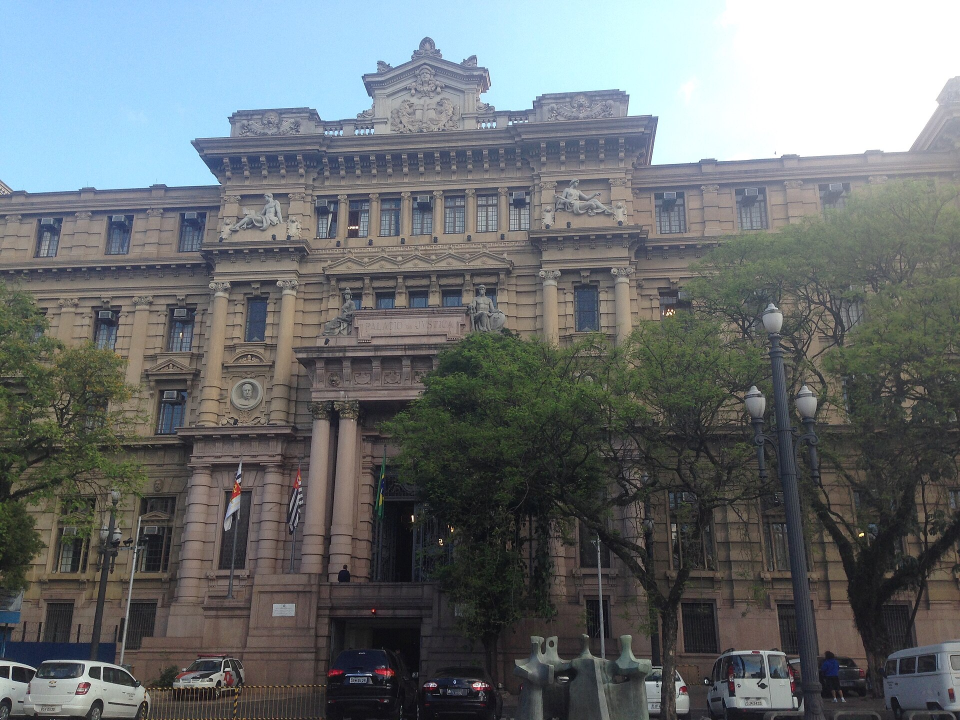
#> input picture referencias-tjsp/foto-05.jpg, 1920 x 1440 px (shown at 1/2 size)
$ python capa.py
#> lines starting #> are read from the running program, lines starting #| are printed output that depends on the picture
from PIL import Image, ImageDraw, ImageFont, ImageFilter, ImageOps, ImageEnhance
import numpy as np
W,H=600,900
F='/tmp/fonts/Montserrat.ttf'
def font(sz,w):
    f=ImageFont.truetype(F,sz); f.set_variation_by_axes([w]); return f
bg=Image.new('RGB',(W,H),(10,10,10))
#> bg: PIL image 600x900 RGB; every value is 10
ph=Image.open('foto-05.jpg').convert('L')
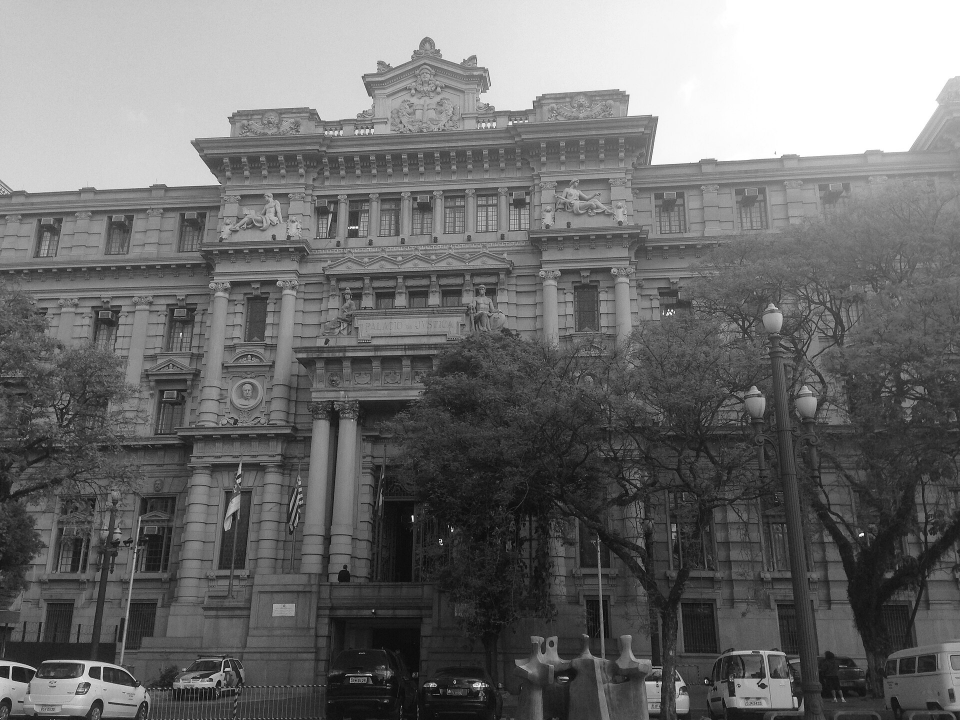
#> ph: PIL image 1920x1440 L (shown at 1/2 size); min 0, max 255, mean 110.6
# recorte vertical centrado no pórtico
pw,phh=ph.size
#> pw = 1920; phh = 1440
cw=int(phh*0.62); x0=int(pw*0.5-cw*0.5)
#> after `cw = int(phh * 0.62)`: cw = 892
#> after `x0 = int(pw * 0.5 - cw * 0.5)`: x0 = 514
ph=ph.crop((x0,0,x0+cw,phh)).resize((W+40,int(phh*(W+40)/cw)))
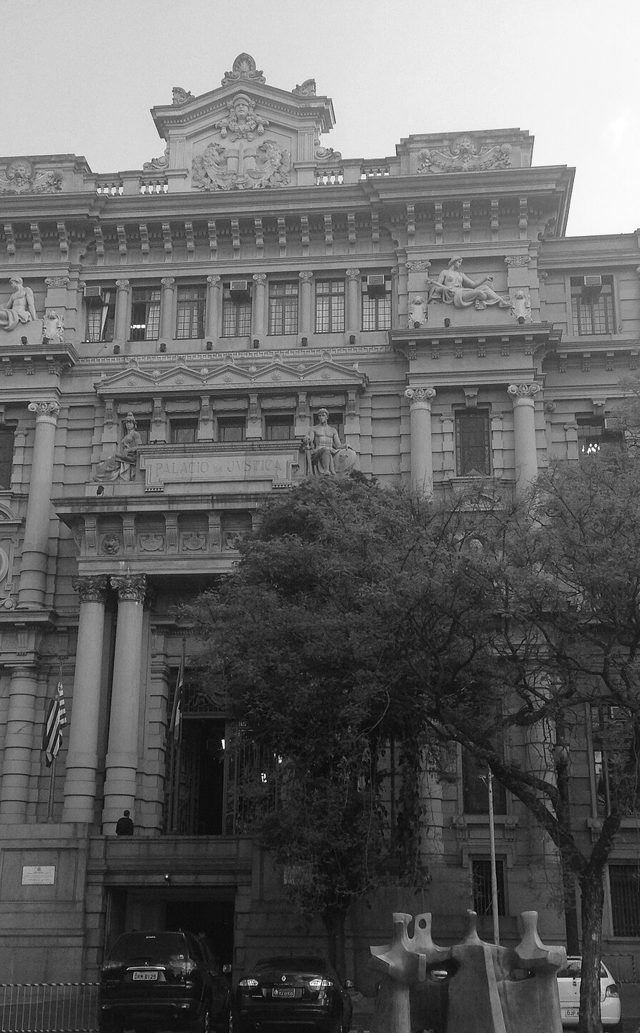
#> ph: PIL image 640x1033 L; min 0, max 255, mean 101
ph=ImageEnhance.Contrast(ph).enhance(1.25); ph=ImageEnhance.Brightness(ph).enhance(0.85)
#> after `ph = ImageEnhance.Contrast(ph).enhance(1.25)`:
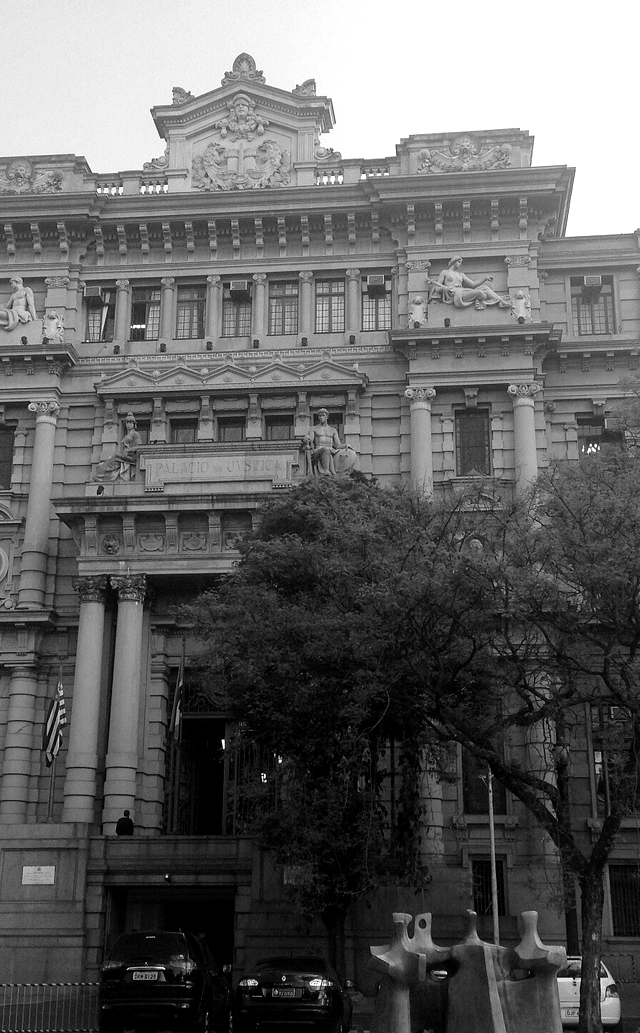
#> ph: PIL image 640x1033 L; min 0, max 255, mean 99.3
#> after `ph = ImageEnhance.Brightness(ph).enhance(0.85)`:
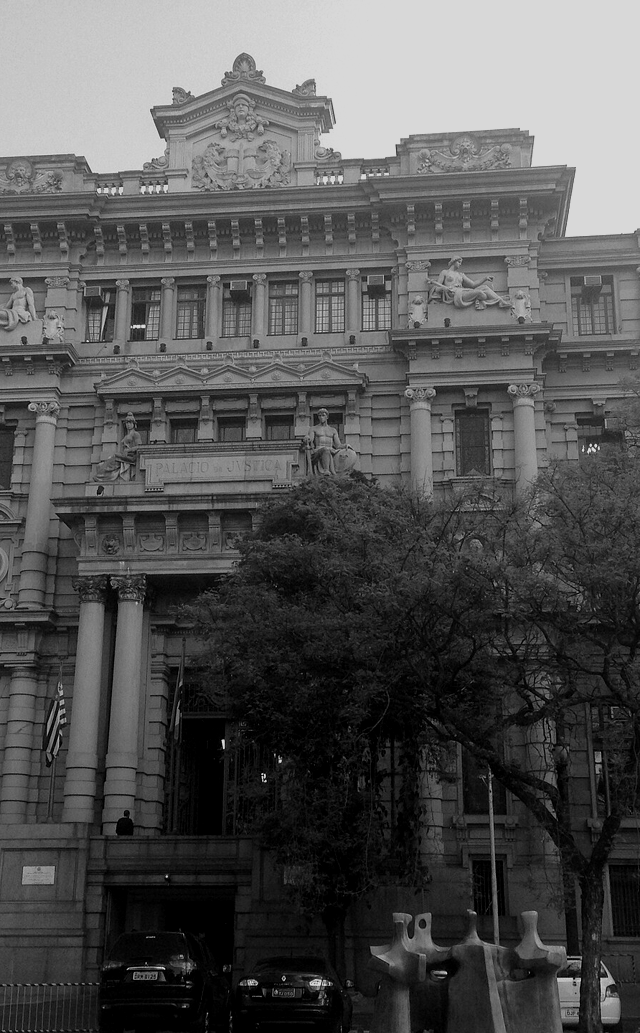
#> ph: PIL image 640x1033 L; min 0, max 216, mean 83.9
ph=ph.crop((0,0,W,H)) if ph.height>=H else ph.resize((W,H))
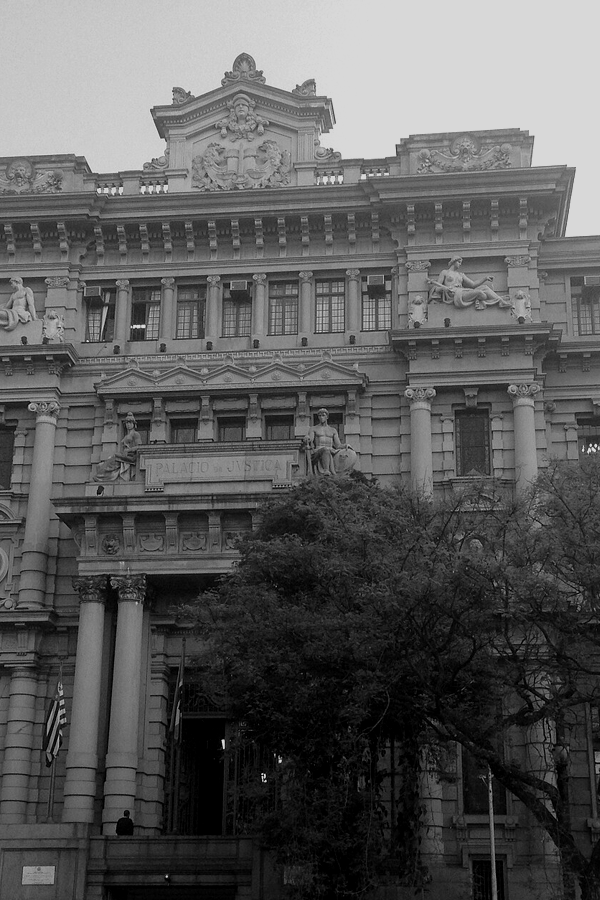
#> ph: PIL image 600x900 L; min 0, max 216, mean 91
ph=ph.convert('RGB')
#> ph: PIL image 600x900 RGB
# máscara: escurece topo e esquerda como na capa original
y=np.linspace(0,1,H)[:,None]; x=np.linspace(0,1,W)[None,:]
m=np.clip((y-0.18)/0.35,0,1)*np.clip((x+0.15)/0.7,0,1)
m=np.clip(m,0,1)*0.95
bgA=np.array(bg).astype(float); phA=np.array(ph).astype(float)
#> after `bgA = np.array(bg).astype(float)`: bgA: shape (900, 600, 3) float64; every value is 10
out=bgA*(1-m[...,None])+phA*m[...,None]
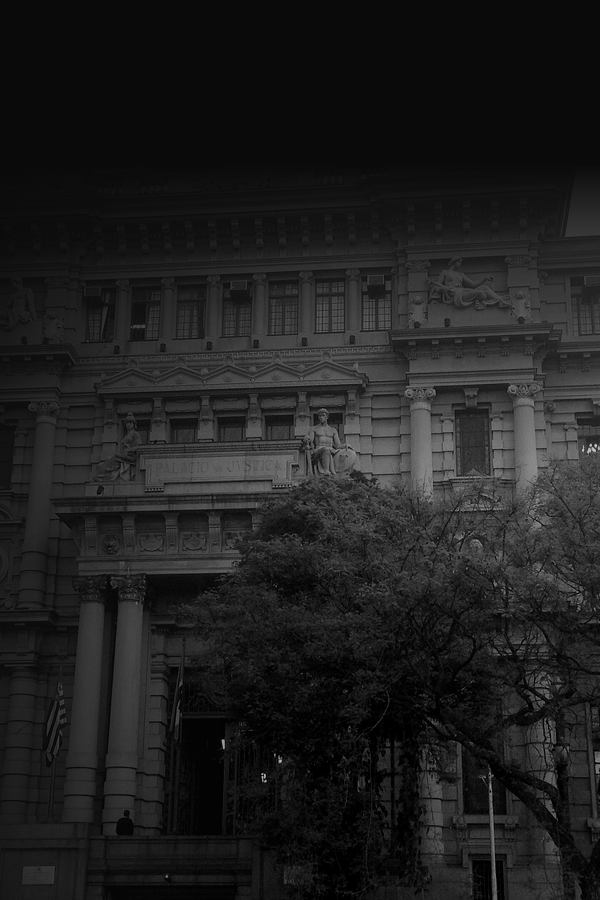
#> out: shape (900, 600, 3) float64; min 0.5, max 190.5, mean 31.5
im=Image.fromarray(out.astype(np.uint8))
d=ImageDraw.Draw(im)
# caixa branca do topo
d.rectangle((50,70,568,140),fill=(250,250,250))
t='CONCURSO TJSP'; f=font(40,800)
#> (the run stopped early here; a loop or call above may not have finished)

$ run again, with referencias-tjsp/foto-01.jpg copied over referencias-tjsp/foto-05.jpg
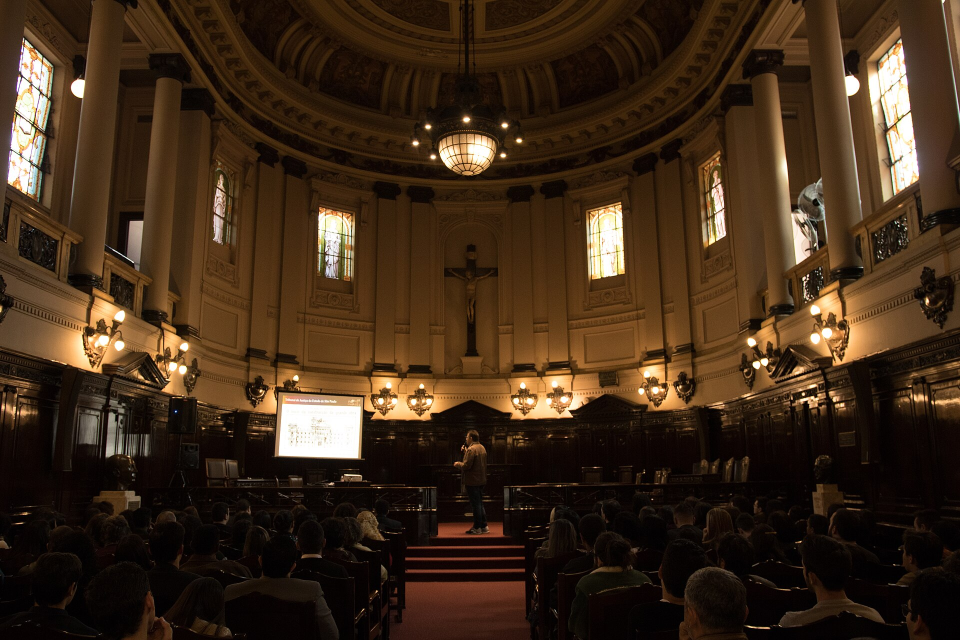
#> input picture referencias-tjsp/foto-01.jpg, 1920 x 1280 px (shown at 1/2 size)
#> bg: PIL image 600x900 RGB; every value is 10
#> `ph = ImageEnhance.Brightness(ph).enhance(0.85)`:
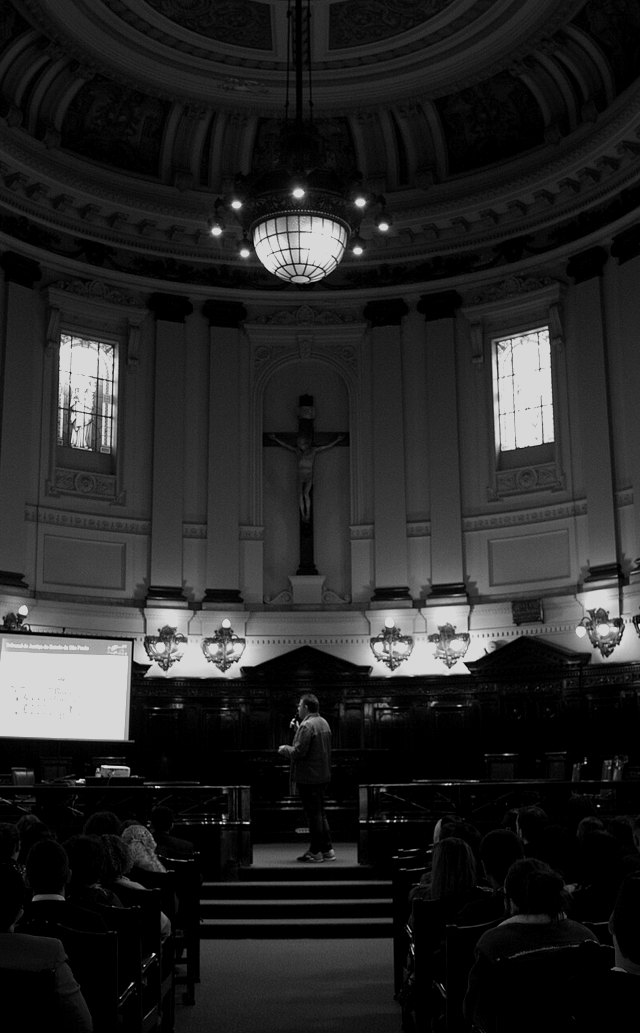
#> ph: PIL image 640x1033 L; min 0, max 216, mean 37.3
#> bgA: shape (900, 600, 3) float64; every value is 10
#> `out=bgA*(1-m[...,None])+phA*m[...,None]`:
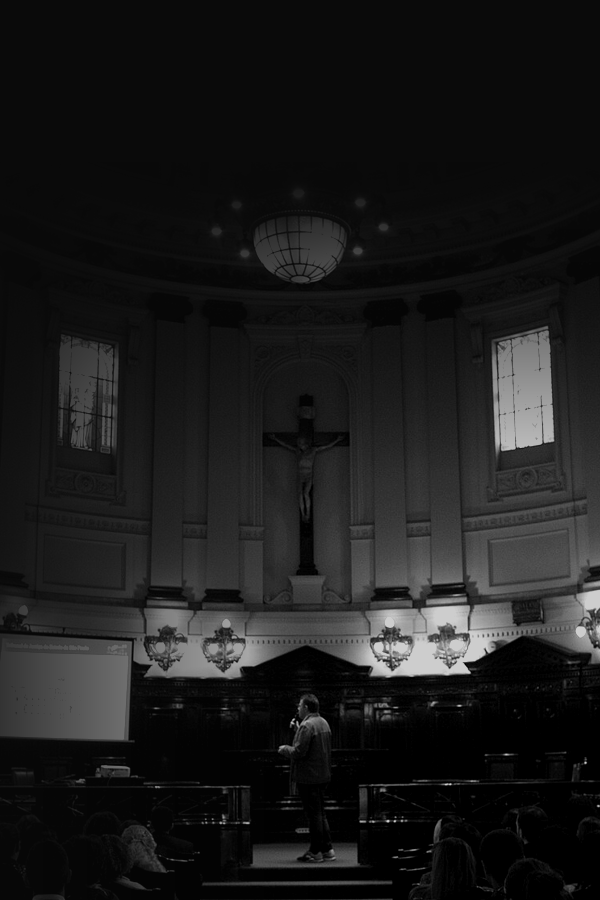
#> out: shape (900, 600, 3) float64; min 0.5, max 205.7, mean 27.5

$ run again, with referencias-tjsp/foto-02.jpg copied over referencias-tjsp/foto-05.jpg
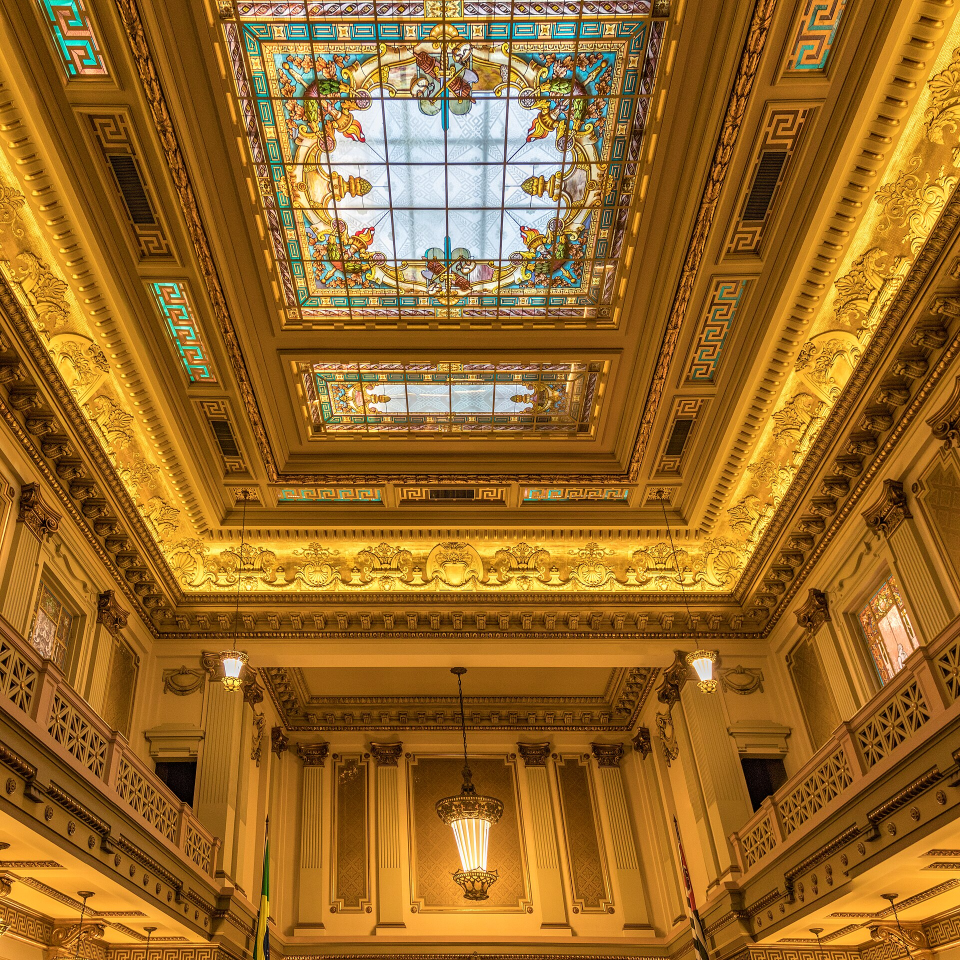
#> input picture referencias-tjsp/foto-02.jpg, 1920 x 1920 px (shown at 1/2 size)
#> bg: PIL image 600x900 RGB; every value is 10
#> `ph=ph.crop((0,0,W,H)) if ph.height>=H else ph.resize((W,H))`:
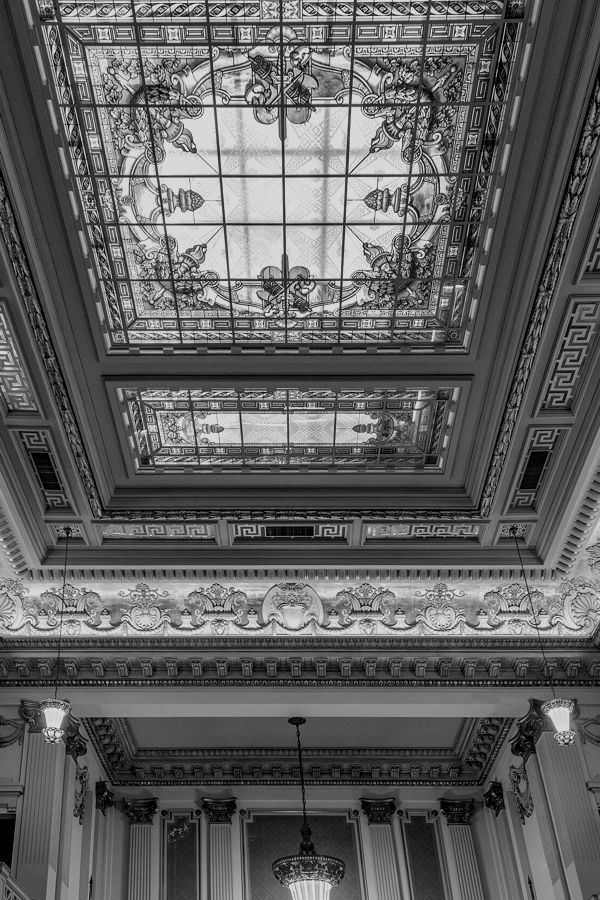
#> ph: PIL image 600x900 L; min 0, max 216, mean 96.6
#> bgA: shape (900, 600, 3) float64; every value is 10
#> `out=bgA*(1-m[...,None])+phA*m[...,None]`:
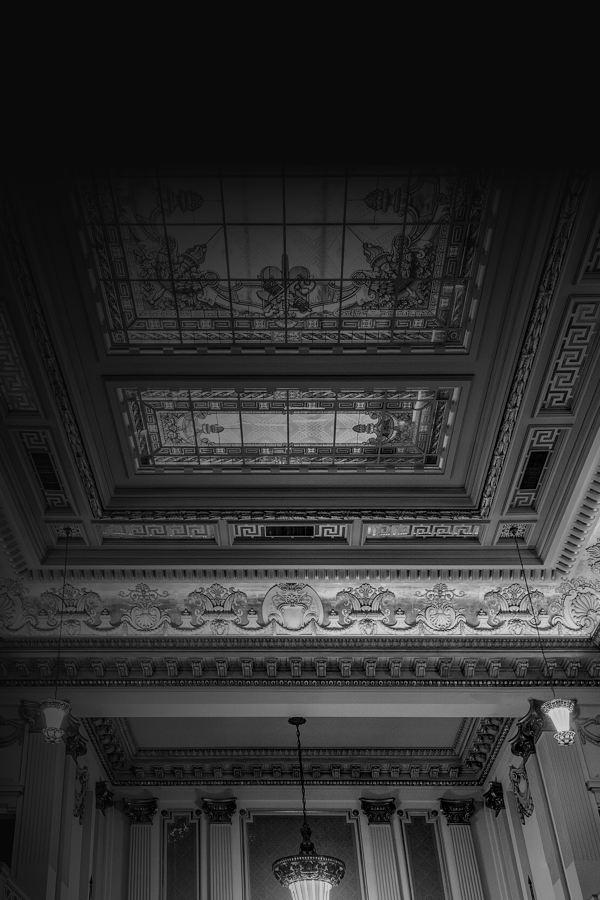
#> out: shape (900, 600, 3) float64; min 0.5, max 205.7, mean 48

$ run again, with referencias-tjsp/foto-03.jpg copied over referencias-tjsp/foto-05.jpg
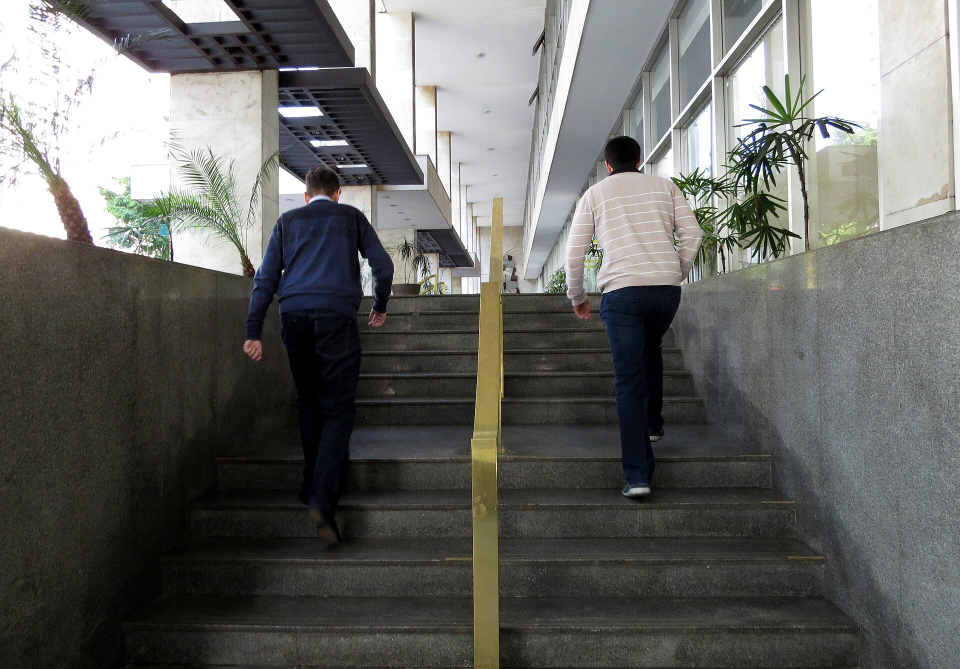
#> input picture referencias-tjsp/foto-03.jpg, 1920 x 1337 px (shown at 1/2 size)
#> bg: PIL image 600x900 RGB; every value is 10
#> `ph=ph.crop((0,0,W,H)) if ph.height>=H else ph.resize((W,H))`:
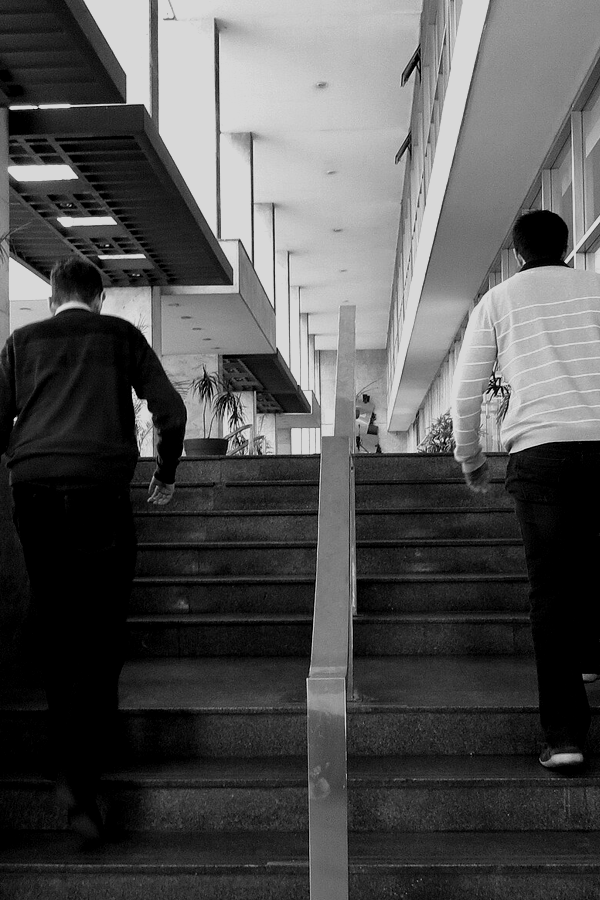
#> ph: PIL image 600x900 L; min 0, max 216, mean 81.8
#> bgA: shape (900, 600, 3) float64; every value is 10
#> `out=bgA*(1-m[...,None])+phA*m[...,None]`:
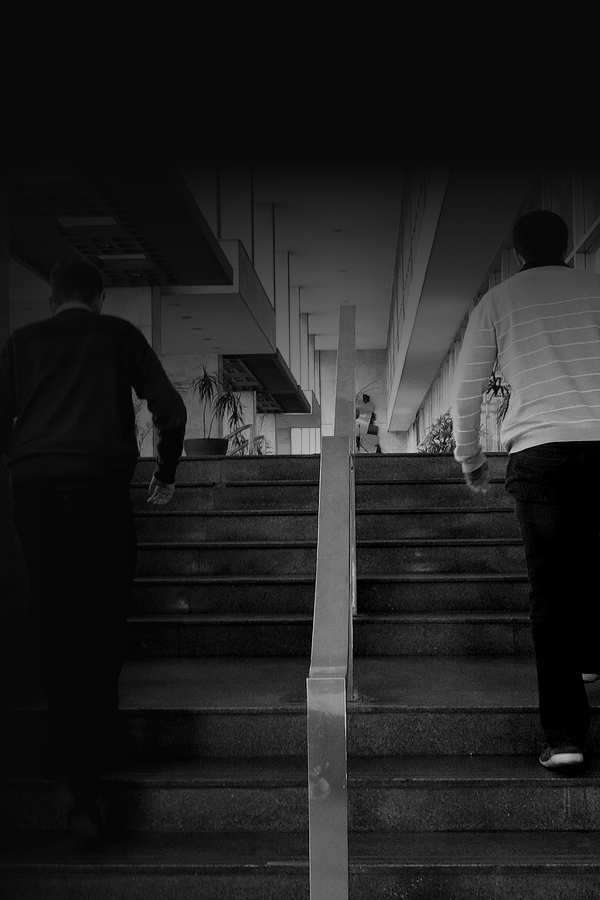
#> out: shape (900, 600, 3) float64; min 0.5, max 205.7, mean 33.3
